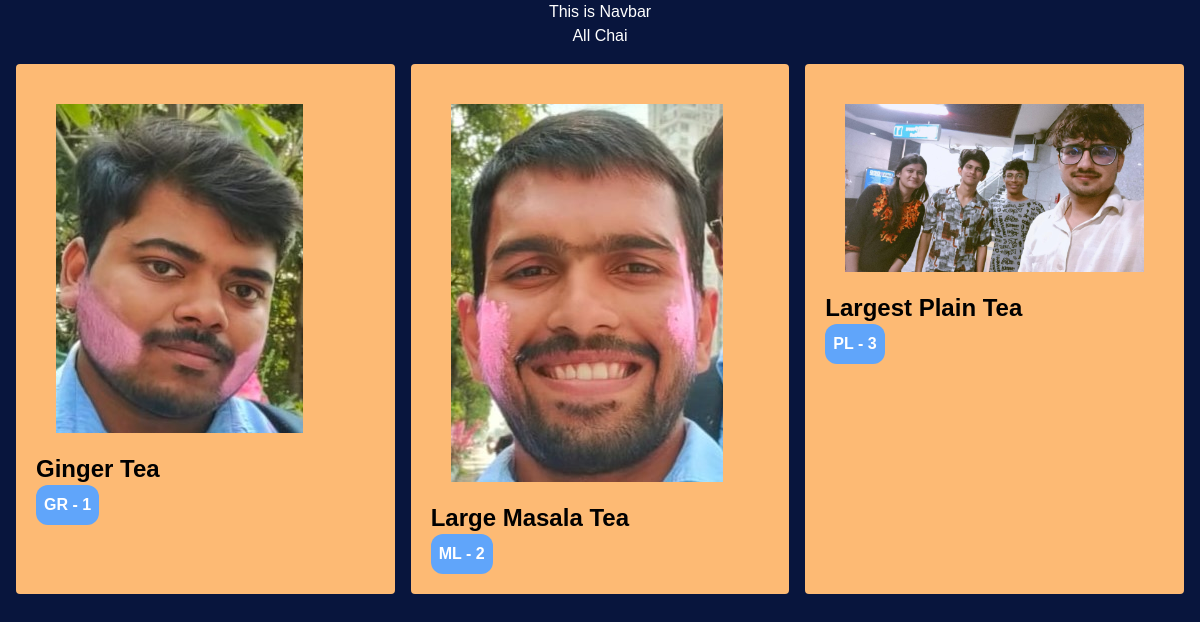
The app's page /chai/ with its own data.
### chai/models.py (models this page shows, shortened)
class ChaiVariety(models.Model):
    CHAI_TYPE_CHOICE = [
        ('ML', 'MASALA'),
        ('GR', 'GINGER'),
        ('PL', 'PLAIN'),
        ('EL', 'ELAICHI'),
    ]
    name = models.CharField(max_length=200)
    image = models.ImageField(upload_to='chais/')
    chai_type = models.CharField(max_length=2, choices=CHAI_TYPE_CHOICE)
    add_date = models.DateTimeField(default=timezone.now)
    description = models.TextField(default='')

### chai/views.py (the view)
# urls.py: path('', views.all_chai, name='all_chai'),
def all_chai(request):
    chais = ChaiVariety.objects.all()
    return render(request, 'chai/all_chai.html', {'chais': chais})

### chai/templates/chai/all_chai.html (shortened to what this page needs)
{% extends "layout.html" %}
{% block content %}
<h1>All Chai</h1>
<div class="grid grid-cols-3 gap-4 m-4">
	{% for chai in chais %}
	<div class="bg-orange-300 p-5 rounded">
		<img
			class="rounded p-5"
			src="{{chai.image.url}}"
			alt=""
		/>
		<h3 class="text-black text-2xl font-bold">{{chai.name}}</h3>
		<a href="{% url 'chai_detail' chai.id %}">
			<button
				type="button"
				class="bg-blue-400 p-2 font-semibold rounded-xl"
			>
				{{chai.chai_type}} - {{chai.id}}
			</button>
		</a>
	</div>
	{% endfor %}
</div>
{% endblock %}

### static/style.css (style rules this page uses)
body { background-color: #08153d; color: white; font-family: Arial, sans-serif; margin: 0; padding: 0; }
h1 { text-align: center; margin-top: 50px; font-size: 2em; }

### records on screen
ChaiVariety: image (picture), name "Ginger Tea", chai_type "GR", id "1"
ChaiVariety: image (picture), name "Large Masala Tea", chai_type "ML", id "2"
ChaiVariety: image (picture), name "Largest Plain Tea", chai_type "PL", id "3"
